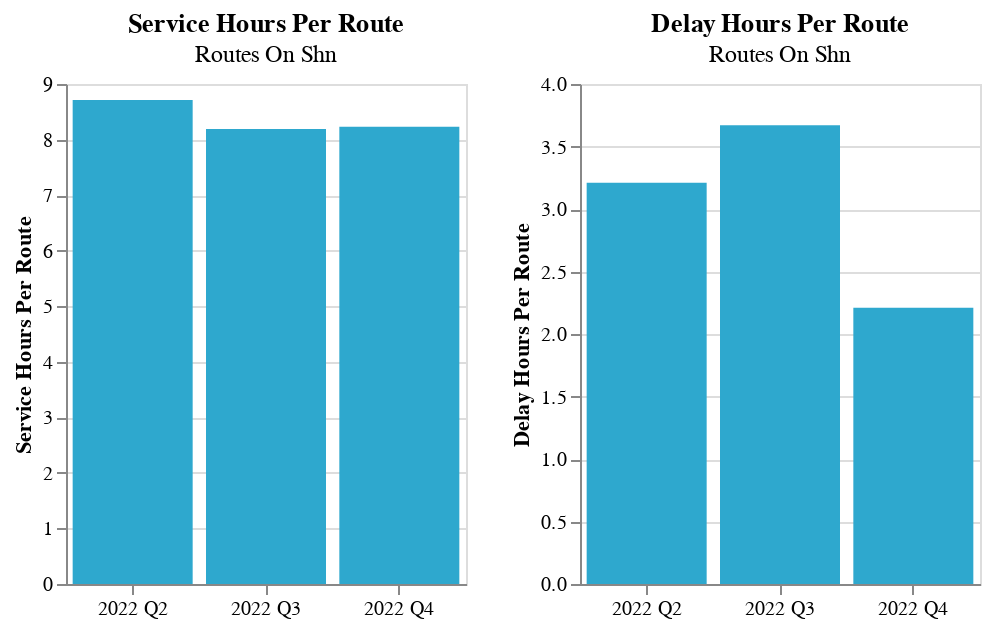

Notebook source saved alongside this figure:
### Code cell
category = "On SHN"
var_list = ["service_hours_per_route", "delay_hours_per_route"]

chart = quarterly_bar_for_category(
    summary_df,
    variable_list = var_list, 
    category = category,
    x_col = "quarter(service_date)",
    y_col = "value",
    chart_height = HEIGHT, chart_width = WIDTH
)

chart

### Figure 1 — Vega-Lite specification as saved in the notebook (floating-point values rounded to 4 significant figures)
{"config": {"view": {"continuousWidth": 400, "continuousHeight": 300}}, "hconcat": [{"data": {"name": "data-fc4e460e20f2331922d231ccc896d271"}, "mark": "bar", "encoding": {"color": {"value": "#2EA8CE"}, "tooltip": [{"field": "category", "type": "nominal"}, {"field": "year", "type": "quantitative"}, {"field": "quarter", "type": "nominal"}, {"field": "variable", "type": "nominal"}, {"field": "value", "type": "quantitative"}], "x": {"axis": {"format": "2022 Q%q"}, "field": "service_date", "timeUnit": "quarter", "title": null, "type": "ordinal"}, "y": {"field": "value", "title": "Service Hours Per Route", "type": "quantitative"}}, "height": 250, "selection": {"selector001": {"type": "interval", "bind": "scales", "encodings": ["x", "y"]}}, "title": {"text": "Service Hours Per Route", "subtitle": "Routes On Shn"}, "width": 200}, {"data": {"name": "data-359f433e376903dc362a53d31d714a47"}, "mark": "bar", "encoding": {"color": {"value": "#2EA8CE"}, "tooltip": [{"field": "category", "type": "nominal"}, {"field": "year", "type": "quantitative"}, {"field": "quarter", "type": "nominal"}, {"field": "variable", "type": "nominal"}, {"field": "value", "type": "quantitative"}], "x": {"axis": {"format": "2022 Q%q"}, "field": "service_date", "timeUnit": "quarter", "title": null, "type": "ordinal"}, "y": {"field": "value", "title": "Delay Hours Per Route", "type": "quantitative"}}, "height": 250, "selection": {"selector002": {"type": "interval", "bind": "scales", "encodings": ["x", "y"]}}, "title": {"text": "Delay Hours Per Route", "subtitle": "Routes On Shn"}, "width": 200}], "resolve": {"scale": {"y": "independent"}}, "$schema": "https://vega.github.io/schema/vega-lite/v4.17.0.json", "datasets": {"data-fc4e460e20f2331922d231ccc896d271": [{"category": "On SHN", "variable": "service_hours_per_route", "value": 8.71, "service_date": "2022-05-04", "year_quarter": "Q2_2022", "quarter": "Q2", "year": 2022}, {"category": "On SHN", "variable": "service_hours_per_route", "value": 8.19, "service_date": "2022-08-17", "year_quarter": "Q3_2022", "quarter": "Q3", "year": 2022}, {"category": "On SHN", "variable": "service_hours_per_route", "value": 8.23, "service_date": "2022-10-12", "year_quarter": "Q4_2022", "quarter": "Q4", "year": 2022}], "data-359f433e376903dc362a53d31d714a47": [{"category": "On SHN", "variable": "delay_hours_per_route", "value": 3.21, "service_date": "2022-05-04", "year_quarter": "Q2_2022", "quarter": "Q2", "year": 2022}, {"category": "On SHN", "variable": "delay_hours_per_route", "value": 3.67, "service_date": "2022-08-17", "year_quarter": "Q3_2022", "quarter": "Q3", "year": 2022}, {"category": "On SHN", "variable": "delay_hours_per_route", "value": 2.21, "service_date": "2022-10-12", "year_quarter": "Q4_2022", "quarter": "Q4", "year": 2022}]}}
